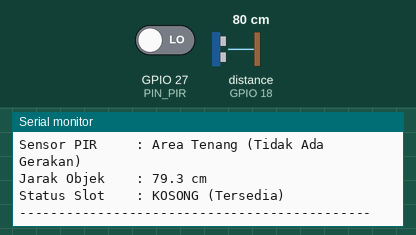
This sketch was run on a simulated ESP32. Parts: the last lines printed to the serial monitor. Wiring (inferred from the names in the program): ultrasonic range finder: trigger GPIO 5; echo GPIO 18. The inputs (shaded band) are chosen by the test bench; at power-on: distance to the obstacle (sensor on GPIO 18) 80 cm, GPIO 27 (PIN_PIR) LOW. The echo pulse lasts 58.3 µs per cm; WiFi joins after 1.5 s; servers stay silent unless stated.

Above: at 3.7 s.
3.8 s: distance to the obstacle (sensor on GPIO 18) set to 2 cm
At 5.4 s:
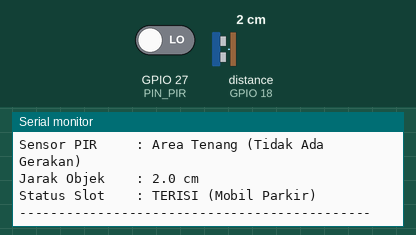
7.0 s: GPIO 27 (PIN_PIR) driven HIGH
10.1 s: distance to the obstacle (sensor on GPIO 18) set to 4 cm
At 11.5 s:
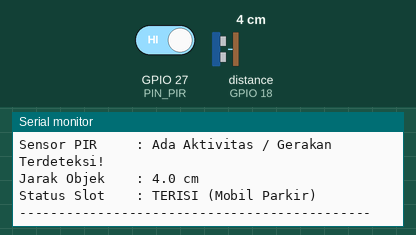
Timing chart, 0 to 13.1 s (numbered marks = the images above; inputs shaded):
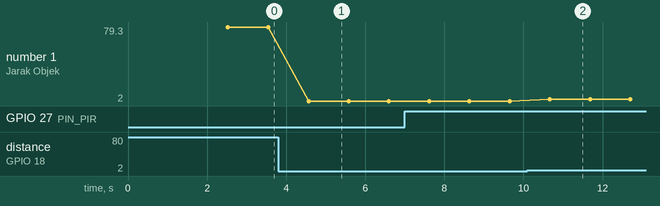

The sketch:

responsi.ino
```cpp
#include <WiFi.h>

// 1. Konfigurasi Jaringan Wi-Fi (Sesuaikan Hotspot Anda)
const char* ssid = "NAMA_WIFI_HOTSPOT";
const char* password = "PASSWORD_WIFI";

// 2. Pemetaan Pin Sesuai Rangkaian
const int PIN_PIR = 27;     // Sensor PIR (Pin OUT)
const int TRIG_PIN = 5;     // Sensor Ultrasonik (Pin TRIG)
const int ECHO_PIN = 18;    // Sensor Ultrasonik (Pin ECHO)

// Variabel Global
long durasi;
float jarak;
int statusGerak = LOW;

void setup() {
  Serial.begin(115200);
  delay(1000);

  // Inisialisasi Pin Mode
  pinMode(PIN_PIR, INPUT);
  pinMode(TRIG_PIN, OUTPUT);
  pinMode(ECHO_PIN, INPUT);
  digitalWrite(TRIG_PIN, LOW);

  Serial.println("\n==========================================");
  Serial.println("  SISTEM SMART PARKING BERBASIS ESP32     ");
  Serial.println("==========================================");

  // Proses Koneksi Wi-Fi
  Serial.print("Menghubungkan ke Wi-Fi: ");
  Serial.println(ssid);
  WiFi.begin(ssid, password);

  while (WiFi.status() != WL_CONNECTED) {
    delay(500);
    Serial.print(".");
  }

  Serial.println("\n[BERHASIL] ESP32 Terhubung ke Jaringan!");
  Serial.print("IP Address: ");
  Serial.println(WiFi.localIP());
  Serial.println("==========================================\n");
}

void loop() {
  // A. Pembacaan Sensor PIR (Deteksi Kehadiran / Gerak)
  statusGerak = digitalRead(PIN_PIR);

  // B. Pembacaan Sensor Ultrasonik HC-SR04 (Deteksi Jarak)
  digitalWrite(TRIG_PIN, LOW);
  delayMicroseconds(2);
  digitalWrite(TRIG_PIN, HIGH);
  delayMicroseconds(10);
  digitalWrite(TRIG_PIN, LOW);

  durasi = pulseIn(ECHO_PIN, HIGH, 30000); // Batas timeout 30 ms

  if (durasi > 0) {
    jarak = durasi * 0.034 / 2.0;
  } else {
    jarak = 50.0; // Nilai default area lapang (tidak ada halangan)
  }

  // C. Penentuan Status Slot Parkir
  String statusParkir;
  if (jarak > 0 && jarak <= 10.0) {
    statusParkir = "TERISI (Mobil Parkir)";
  } else {
    statusParkir = "KOSONG (Tersedia)";
  }

  // D. Tampilkan Telemetri di Serial Monitor
  Serial.println("---------- TELEMETRI PARKIR PINTAR ----------");
  Serial.print("Status Koneksi : Online (IP: ");
  Serial.print(WiFi.localIP());
  Serial.println(")");

  Serial.print("Sensor PIR     : ");
  if (statusGerak == HIGH) {
    Serial.println("Ada Aktivitas / Gerakan Terdeteksi!");
  } else {
    Serial.println("Area Tenang (Tidak Ada Gerakan)");
  }

  Serial.print("Jarak Objek    : ");
  Serial.print(jarak, 1);
  Serial.println(" cm");

  Serial.print("Status Slot    : ");
  Serial.println(statusParkir);
  Serial.println("---------------------------------------------\n");

  delay(1000); // Interval update data setiap 1 detik
}
```

Measured:
- after the input at 3.8 s, the serial monitor: prints a new line after 0.77 s (image 1)
- after the input at 10.1 s, the serial monitor: prints a new line after 0.57 s (image 2)
- plotted number 1: 79.3 → 2 after the input at 3.8 s, 2 → 4 after the input at 10.1 s
